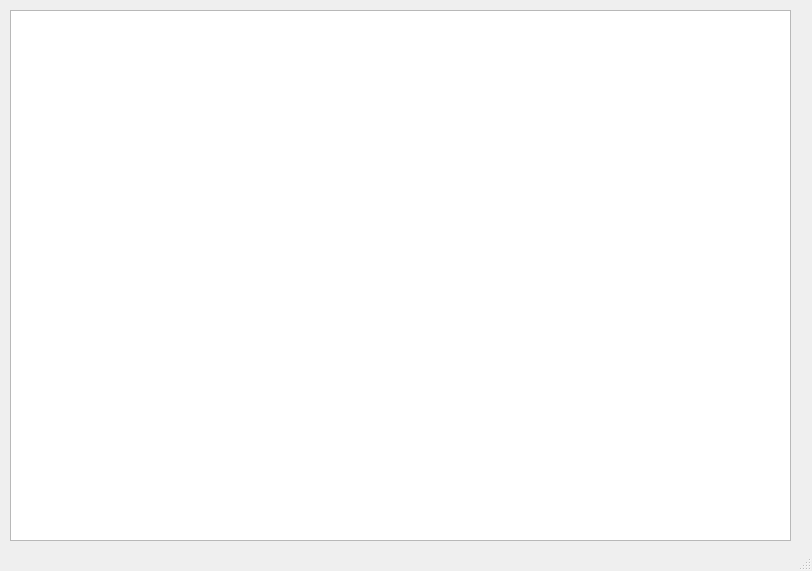
<?xml version="1.0" encoding="UTF-8"?>
<ui version="4.0">
 <class>MainWindow</class>
 <widget class="QMainWindow" name="MainWindow">
  <property name="geometry">
   <rect>
    <x>0</x>
    <y>0</y>
    <width>812</width>
    <height>571</height>
   </rect>
  </property>
  <property name="windowTitle">
   <string>Coffee</string>
  </property>
  <widget class="QWidget" name="centralwidget">
   <widget class="QTableWidget" name="tableWidget">
    <property name="geometry">
     <rect>
      <x>10</x>
      <y>10</y>
      <width>781</width>
      <height>531</height>
     </rect>
    </property>
   </widget>
  </widget>
  <widget class="QStatusBar" name="statusbar"/>
 </widget>
 <resources/>
 <connections/>
</ui>
